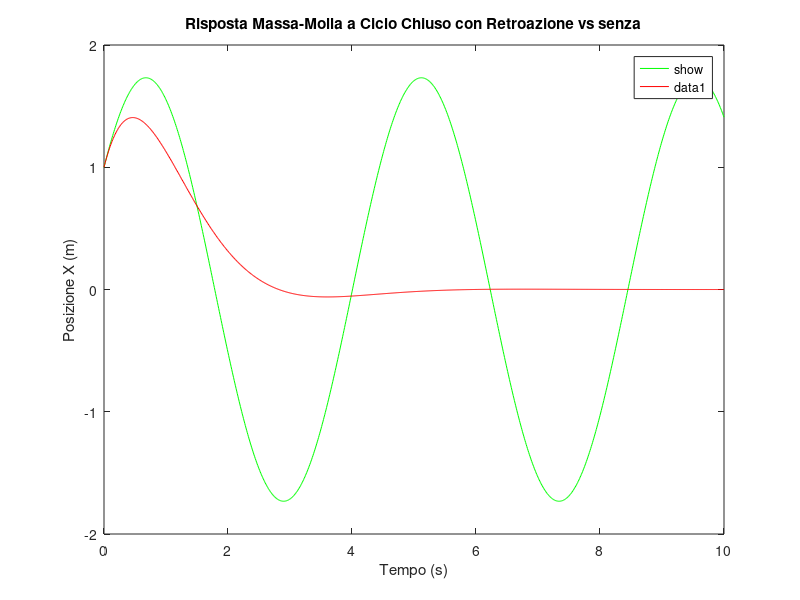

Write the MATLAB code that produced this figure.
% Simulazione della retroazione nel sistema massa-molla, con ingresso che
% agisce solo in retroazione: u(t) = -kx(t); confronto con anello aperto

clear; clc

k = 1; % N/m : costante elastica
M = 0.5; % kg : massa
tt = 0 : 0.01 : 10; % intervallo temporale
x0 = [1; 2]; % C.I.
P = [-1+i; -1-i];

A = [0 1; -k/M 0];
B = [0; 1/M];
C = [1 0];
D = 0;

% calcoliamo la traiettoria a ciclo aperto

model = ss(A, B, C, D);

[YS, TT, XS] = lsim(model, zeros(length(tt),1), tt, x0);

figure
axis equal
grid on
plot(TT, XS(:,1), 'g');
hold on

str_P1 =  num2str(P(1,1));
str_P2 =  num2str(P(2,1));
info = sprintf('Autovalori: \\lambda_1 = %s, \\lambda_2 = %s', ...
    str_P1, str_P2);

title('Risposta Massa-Molla a Ciclo Chiuso con Retroazione vs senza');
xlabel('Tempo (s)');
ylabel('Posizione X (m)');
legend('show', info, 'Location', 'best', 'Interpreter', 'tex');

% calcolo traiettoria a ciclo chiuso

K = place(A, B, P);
A_C = A-B*K;

% ora impongo B = 0, ossia ingresso non in retroazione nullo

model = ss(A_C, zeros(2,1), C, D);

[Y, TT, X] = lsim(model, zeros(length(tt),1), tt, x0);

plot(TT, X(:,1), 'r');
hold off
